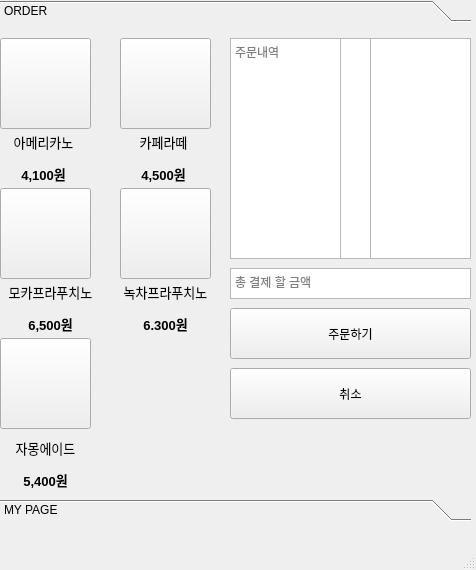
<?xml version="1.0" encoding="UTF-8"?>
<ui version="4.0">
 <class>MainWindow</class>
 <widget class="QMainWindow" name="MainWindow">
  <property name="geometry">
   <rect>
    <x>0</x>
    <y>0</y>
    <width>476</width>
    <height>570</height>
   </rect>
  </property>
  <property name="windowTitle">
   <string>MainWindow</string>
  </property>
  <widget class="QWidget" name="centralwidget">
   <widget class="QStackedWidget" name="stackedWidget">
    <property name="geometry">
     <rect>
      <x>0</x>
      <y>0</y>
      <width>481</width>
      <height>521</height>
     </rect>
    </property>
    <property name="currentIndex">
     <number>2</number>
    </property>
    <widget class="QWidget" name="page">
     <widget class="QLabel" name="label_7">
      <property name="geometry">
       <rect>
        <x>60</x>
        <y>40</y>
        <width>241</width>
        <height>31</height>
       </rect>
      </property>
      <property name="text">
       <string>ID : </string>
      </property>
     </widget>
     <widget class="QTextBrowser" name="total_Browser">
      <property name="geometry">
       <rect>
        <x>50</x>
        <y>80</y>
        <width>411</width>
        <height>171</height>
       </rect>
      </property>
      <property name="placeholderText">
       <string> 주문내역</string>
      </property>
     </widget>
     <widget class="QTextBrowser" name="total_money_Browser">
      <property name="geometry">
       <rect>
        <x>50</x>
        <y>270</y>
        <width>251</width>
        <height>41</height>
       </rect>
      </property>
      <property name="placeholderText">
       <string>금액</string>
      </property>
     </widget>
     <widget class="QPushButton" name="caed_Button">
      <property name="geometry">
       <rect>
        <x>50</x>
        <y>330</y>
        <width>151</width>
        <height>51</height>
       </rect>
      </property>
      <property name="text">
       <string>카드 결제</string>
      </property>
     </widget>
     <widget class="QPushButton" name="Back_Button">
      <property name="geometry">
       <rect>
        <x>50</x>
        <y>390</y>
        <width>151</width>
        <height>51</height>
       </rect>
      </property>
      <property name="text">
       <string>돌아가기</string>
      </property>
     </widget>
    </widget>
    <widget class="QWidget" name="page_5">
     <widget class="QLabel" name="label_8">
      <property name="geometry">
       <rect>
        <x>50</x>
        <y>40</y>
        <width>281</width>
        <height>41</height>
       </rect>
      </property>
      <property name="text">
       <string>ID : </string>
      </property>
     </widget>
     <widget class="QLineEdit" name="lineEdit_2">
      <property name="geometry">
       <rect>
        <x>50</x>
        <y>90</y>
        <width>311</width>
        <height>41</height>
       </rect>
      </property>
      <property name="text">
       <string>Current Password</string>
      </property>
     </widget>
     <widget class="QLineEdit" name="lineEdit_3">
      <property name="geometry">
       <rect>
        <x>50</x>
        <y>160</y>
        <width>311</width>
        <height>41</height>
       </rect>
      </property>
      <property name="text">
       <string>changed password</string>
      </property>
     </widget>
     <widget class="QLineEdit" name="lineEdit_4">
      <property name="geometry">
       <rect>
        <x>50</x>
        <y>230</y>
        <width>311</width>
        <height>41</height>
       </rect>
      </property>
      <property name="text">
       <string>Confirm changed password</string>
      </property>
     </widget>
     <widget class="QPushButton" name="pushButton_11">
      <property name="geometry">
       <rect>
        <x>50</x>
        <y>300</y>
        <width>201</width>
        <height>41</height>
       </rect>
      </property>
      <property name="text">
       <string>암호변경</string>
      </property>
     </widget>
    </widget>
    <widget class="QWidget" name="page_2">
     <widget class="QToolBox" name="toolBox">
      <property name="geometry">
       <rect>
        <x>0</x>
        <y>0</y>
        <width>471</width>
        <height>521</height>
       </rect>
      </property>
      <property name="currentIndex">
       <number>0</number>
      </property>
      <widget class="QWidget" name="page_3">
       <property name="geometry">
        <rect>
         <x>0</x>
         <y>0</y>
         <width>471</width>
         <height>469</height>
        </rect>
       </property>
       <attribute name="label">
        <string>ORDER</string>
       </attribute>
       <widget class="QTextBrowser" name="order_Browser">
        <property name="geometry">
         <rect>
          <x>230</x>
          <y>10</y>
          <width>111</width>
          <height>221</height>
         </rect>
        </property>
        <property name="placeholderText">
         <string>주문내역</string>
        </property>
       </widget>
       <widget class="QTextBrowser" name="money_total_Browser">
        <property name="geometry">
         <rect>
          <x>230</x>
          <y>240</y>
          <width>241</width>
          <height>31</height>
         </rect>
        </property>
        <property name="placeholderText">
         <string>총 결제 할 금액</string>
        </property>
       </widget>
       <widget class="QPushButton" name="Americano_Button">
        <property name="geometry">
         <rect>
          <x>0</x>
          <y>10</y>
          <width>91</width>
          <height>91</height>
         </rect>
        </property>
        <property name="styleSheet">
         <string notr="true">border-image: url(:/newPrefix/ame3.jpg);</string>
        </property>
        <property name="text">
         <string/>
        </property>
       </widget>
       <widget class="QPushButton" name="cafelatte_Button">
        <property name="geometry">
         <rect>
          <x>120</x>
          <y>10</y>
          <width>91</width>
          <height>91</height>
         </rect>
        </property>
        <property name="styleSheet">
         <string notr="true">border-image: url(:/newPrefix/스타벅스/doll1.jpg);</string>
        </property>
        <property name="text">
         <string/>
        </property>
        <property name="iconSize">
         <size>
          <width>200</width>
          <height>200</height>
         </size>
        </property>
       </widget>
       <widget class="QPushButton" name="Mocha_button">
        <property name="geometry">
         <rect>
          <x>0</x>
          <y>160</y>
          <width>91</width>
          <height>91</height>
         </rect>
        </property>
        <property name="styleSheet">
         <string notr="true"/>
        </property>
        <property name="text">
         <string/>
        </property>
       </widget>
       <widget class="QPushButton" name="GreenTea_Button">
        <property name="geometry">
         <rect>
          <x>120</x>
          <y>160</y>
          <width>91</width>
          <height>91</height>
         </rect>
        </property>
        <property name="styleSheet">
         <string notr="true"/>
        </property>
        <property name="text">
         <string/>
        </property>
       </widget>
       <widget class="QPushButton" name="aid_Button">
        <property name="geometry">
         <rect>
          <x>0</x>
          <y>310</y>
          <width>91</width>
          <height>91</height>
         </rect>
        </property>
        <property name="styleSheet">
         <string notr="true"/>
        </property>
        <property name="text">
         <string/>
        </property>
       </widget>
       <widget class="QLabel" name="label_2">
        <property name="geometry">
         <rect>
          <x>10</x>
          <y>100</y>
          <width>67</width>
          <height>61</height>
         </rect>
        </property>
        <property name="text">
         <string>&lt;html&gt;&lt;head/&gt;&lt;body&gt;&lt;p align=&quot;center&quot;&gt;&lt;span style=&quot; font-size:10pt;&quot;&gt;아메리카노&lt;/span&gt;&lt;/p&gt;&lt;p align=&quot;center&quot;&gt;&lt;span style=&quot; font-size:10pt; font-weight:600;&quot;&gt;4,100원&lt;/span&gt;&lt;/p&gt;&lt;/body&gt;&lt;/html&gt;</string>
        </property>
       </widget>
       <widget class="QLabel" name="label_3">
        <property name="geometry">
         <rect>
          <x>130</x>
          <y>100</y>
          <width>67</width>
          <height>61</height>
         </rect>
        </property>
        <property name="text">
         <string>&lt;html&gt;&lt;head/&gt;&lt;body&gt;&lt;p align=&quot;center&quot;&gt;&lt;span style=&quot; font-size:10pt;&quot;&gt;카페라떼&lt;/span&gt;&lt;/p&gt;&lt;p align=&quot;center&quot;&gt;&lt;span style=&quot; font-size:10pt; font-weight:600;&quot;&gt;4,500원&lt;/span&gt;&lt;/p&gt;&lt;/body&gt;&lt;/html&gt;</string>
        </property>
       </widget>
       <widget class="QLabel" name="label_4">
        <property name="geometry">
         <rect>
          <x>0</x>
          <y>250</y>
          <width>101</width>
          <height>61</height>
         </rect>
        </property>
        <property name="text">
         <string>&lt;html&gt;&lt;head/&gt;&lt;body&gt;&lt;p align=&quot;center&quot;&gt;&lt;span style=&quot; font-size:10pt;&quot;&gt;모카프라푸치노&lt;/span&gt;&lt;/p&gt;&lt;p align=&quot;center&quot;&gt;&lt;span style=&quot; font-size:10pt; font-weight:600;&quot;&gt;6,500원&lt;/span&gt;&lt;/p&gt;&lt;/body&gt;&lt;/html&gt;</string>
        </property>
       </widget>
       <widget class="QLabel" name="label_5">
        <property name="geometry">
         <rect>
          <x>110</x>
          <y>250</y>
          <width>111</width>
          <height>61</height>
         </rect>
        </property>
        <property name="text">
         <string>&lt;html&gt;&lt;head/&gt;&lt;body&gt;&lt;p align=&quot;center&quot;&gt;&lt;span style=&quot; font-size:10pt;&quot;&gt;녹차프라푸치노&lt;/span&gt;&lt;/p&gt;&lt;p align=&quot;center&quot;&gt;&lt;span style=&quot; font-size:10pt; font-weight:600;&quot;&gt;6.300원&lt;/span&gt;&lt;/p&gt;&lt;/body&gt;&lt;/html&gt;</string>
        </property>
       </widget>
       <widget class="QLabel" name="label_6">
        <property name="geometry">
         <rect>
          <x>0</x>
          <y>410</y>
          <width>91</width>
          <height>51</height>
         </rect>
        </property>
        <property name="text">
         <string>&lt;html&gt;&lt;head/&gt;&lt;body&gt;&lt;p align=&quot;center&quot;&gt;&lt;span style=&quot; font-size:10pt;&quot;&gt;자몽에이드&lt;/span&gt;&lt;/p&gt;&lt;p align=&quot;center&quot;&gt;&lt;span style=&quot; font-size:10pt; font-weight:600;&quot;&gt;5,400원&lt;/span&gt;&lt;/p&gt;&lt;/body&gt;&lt;/html&gt;</string>
        </property>
       </widget>
       <widget class="QPushButton" name="order_Button">
        <property name="geometry">
         <rect>
          <x>230</x>
          <y>280</y>
          <width>241</width>
          <height>51</height>
         </rect>
        </property>
        <property name="text">
         <string>주문하기</string>
        </property>
       </widget>
       <widget class="QPushButton" name="cancel_Button">
        <property name="geometry">
         <rect>
          <x>230</x>
          <y>340</y>
          <width>241</width>
          <height>51</height>
         </rect>
        </property>
        <property name="text">
         <string>취소</string>
        </property>
       </widget>
       <widget class="QTextBrowser" name="glass_Browser">
        <property name="geometry">
         <rect>
          <x>340</x>
          <y>10</y>
          <width>31</width>
          <height>221</height>
         </rect>
        </property>
        <property name="placeholderText">
         <string/>
        </property>
       </widget>
       <widget class="QTextBrowser" name="money_Browser">
        <property name="geometry">
         <rect>
          <x>370</x>
          <y>10</y>
          <width>101</width>
          <height>221</height>
         </rect>
        </property>
        <property name="placeholderText">
         <string/>
        </property>
       </widget>
      </widget>
      <widget class="QWidget" name="page_4">
       <property name="geometry">
        <rect>
         <x>0</x>
         <y>0</y>
         <width>98</width>
         <height>28</height>
        </rect>
       </property>
       <attribute name="label">
        <string>MY PAGE</string>
       </attribute>
       <widget class="QTextBrowser" name="old_drder_Browser">
        <property name="geometry">
         <rect>
          <x>20</x>
          <y>130</y>
          <width>431</width>
          <height>311</height>
         </rect>
        </property>
        <property name="html">
         <string>&lt;!DOCTYPE HTML PUBLIC &quot;-//W3C//DTD HTML 4.0//EN&quot; &quot;http://www.w3.org/TR/REC-html40/strict.dtd&quot;&gt;
&lt;html&gt;&lt;head&gt;&lt;meta name=&quot;qrichtext&quot; content=&quot;1&quot; /&gt;&lt;style type=&quot;text/css&quot;&gt;
p, li { white-space: pre-wrap; }
&lt;/style&gt;&lt;/head&gt;&lt;body style=&quot; font-family:'Gulim'; font-size:9pt; font-weight:400; font-style:normal;&quot;&gt;
&lt;p style=&quot;-qt-paragraph-type:empty; margin-top:0px; margin-bottom:0px; margin-left:0px; margin-right:0px; -qt-block-indent:0; text-indent:0px; font-family:'Ubuntu'; font-size:11pt;&quot;&gt;&lt;br /&gt;&lt;/p&gt;&lt;/body&gt;&lt;/html&gt;</string>
        </property>
        <property name="placeholderText">
         <string/>
        </property>
       </widget>
       <widget class="QPushButton" name="secession_Button">
        <property name="geometry">
         <rect>
          <x>60</x>
          <y>40</y>
          <width>101</width>
          <height>41</height>
         </rect>
        </property>
        <property name="text">
         <string>회원탈퇴</string>
        </property>
       </widget>
       <widget class="QPushButton" name="change_Button">
        <property name="geometry">
         <rect>
          <x>190</x>
          <y>40</y>
          <width>101</width>
          <height>41</height>
         </rect>
        </property>
        <property name="text">
         <string>암호변경</string>
        </property>
       </widget>
       <widget class="QPushButton" name="Lookup_Button">
        <property name="geometry">
         <rect>
          <x>320</x>
          <y>40</y>
          <width>101</width>
          <height>41</height>
         </rect>
        </property>
        <property name="text">
         <string>주문기록조회</string>
        </property>
       </widget>
       <widget class="QLabel" name="label">
        <property name="geometry">
         <rect>
          <x>26</x>
          <y>106</y>
          <width>131</width>
          <height>21</height>
         </rect>
        </property>
        <property name="text">
         <string>예전 주문기록</string>
        </property>
       </widget>
      </widget>
     </widget>
    </widget>
   </widget>
  </widget>
  <widget class="QMenuBar" name="menubar">
   <property name="geometry">
    <rect>
     <x>0</x>
     <y>0</y>
     <width>476</width>
     <height>21</height>
    </rect>
   </property>
  </widget>
  <widget class="QStatusBar" name="statusbar"/>
 </widget>
 <resources/>
 <connections/>
</ui>
